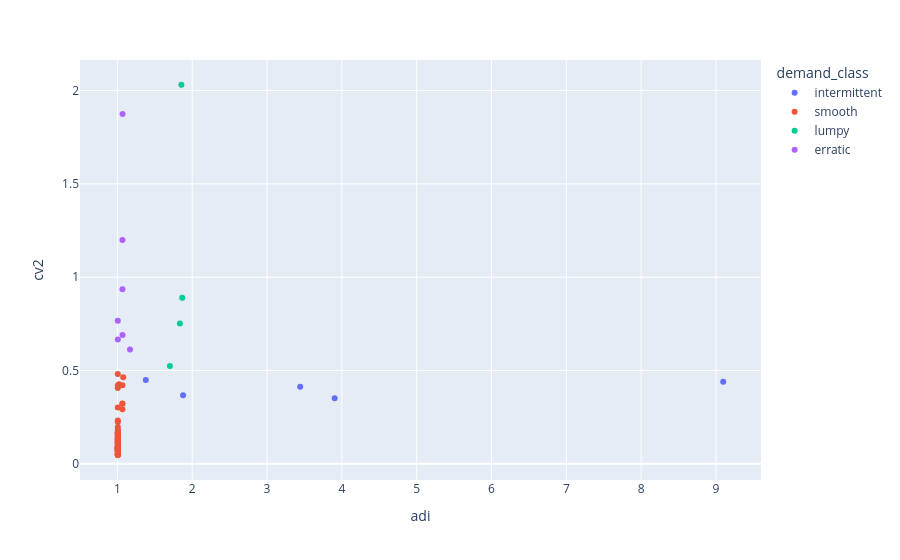

Notebook code for this chart:
### Code cell
profiles = pd.read_csv(STATS / "series_profiles.csv")
display(profiles.groupby("demand_class").size().rename("series_count"))
px.scatter(profiles, x="adi", y="cv2", color="demand_class", hover_data=["store_nbr", "family"])

### Figure 1 — Plotly figure (JSON) as saved in the notebook; plotly's stock layout.template omitted (floating-point values rounded to 4 significant figures; data arrays with more than 128 entries replaced by an {"elided": "..."} marker saying what was removed)
{"data": [{"customdata": [[3, "BABY CARE"], [11, "BABY CARE"], [28, "BABY CARE"], [40, "BABY CARE"], [47, "BOOKS"]], "hovertemplate": "demand_class=intermittent<br>adi=%{x}<br>cv2=%{y}<br>store_nbr=%{customdata[0]}<br>family=%{customdata[1]}<extra></extra>", "legendgroup": "intermittent", "marker": {"color": "#636efa", "symbol": "circle"}, "mode": "markers", "name": "intermittent", "orientation": "v", "showlegend": true, "type": "scatter", "x": [1.38, 3.904, 9.097, 3.443, 1.878], "xaxis": "x", "y": [0.4493, 0.3519, 0.4393, 0.4133, 0.3679], "yaxis": "y"}, {"customdata": {"elided": "73x2 mixed values"}, "hovertemplate": "demand_class=smooth<br>adi=%{x}<br>cv2=%{y}<br>store_nbr=%{customdata[0]}<br>family=%{customdata[1]}<extra></extra>", "legendgroup": "smooth", "marker": {"color": "#EF553B", "symbol": "circle"}, "mode": "markers", "name": "smooth", "orientation": "v", "showlegend": true, "type": "scatter", "x": [1.006, 1.006, 1.006, 1.006, 1.006, 1.006, 1.067, 1.006, 1.006, 1.006, 1.006, 1.006, 1.006, 1.006, 1.006, 1.006, 1.006, 1.006, 1.022, 1.006, 1.006, 1.006, 1.006, 1.006, 1.006, 1.006, 1.006, 1.078, 1.006, 1.006, 1.006, 1.006, 1.006, 1.006, 1.006, 1.006, 1.006, 1.006, 1.006, 1.006, 1.006, 1.067, 1.006, 1.006, 1.006, 1.006, 1.006, 1.006, 1.006, 1.006, 1.006, 1.006, 1.006, 1.006, 1.006, 1.006, 1.006, 1.006, 1.006, 1.067, 1.006, 1.006, 1.006, 1.006, 1.006, 1.006, 1.006, 1.006, 1.006, 1.067, 1.006, 1.006, 1.006], "xaxis": "x", "y": [0.07887, 0.04874, 0.05072, 0.06763, 0.1834, 0.09003, 0.3234, 0.1255, 0.04902, 0.08376, 0.05764, 0.08197, 0.09258, 0.08505, 0.4197, 0.09889, 0.1398, 0.1698, 0.4259, 0.1499, 0.1341, 0.1667, 0.1338, 0.3012, 0.1519, 0.2246, 0.1771, 0.4643, 0.08538, 0.1158, 0.05834, 0.05548, 0.2317, 0.08141, 0.1492, 0.1106, 0.1137, 0.06497, 0.08158, 0.1046, 0.1577, 0.2931, 0.1976, 0.07288, 0.1068, 0.1279, 0.08951, 0.08683, 0.1645, 0.4807, 0.1395, 0.1677, 0.07364, 0.1245, 0.1337, 0.09057, 0.08595, 0.09207, 0.1228, 0.4212, 0.1554, 0.07233, 0.1163, 0.07769, 0.05138, 0.04603, 0.07166, 0.4061, 0.0913, 0.3217, 0.1276, 0.04949, 0.08381], "yaxis": "y"}, {"customdata": [[3, "BOOKS"], [44, "BOOKS"], [45, "BOOKS"], [49, "BOOKS"]], "hovertemplate": "demand_class=lumpy<br>adi=%{x}<br>cv2=%{y}<br>store_nbr=%{customdata[0]}<br>family=%{customdata[1]}<extra></extra>", "legendgroup": "lumpy", "marker": {"color": "#00cc96", "symbol": "circle"}, "mode": "markers", "name": "lumpy", "orientation": "v", "showlegend": true, "type": "scatter", "x": [1.702, 1.855, 1.835, 1.867], "xaxis": "x", "y": [0.5249, 2.031, 0.7524, 0.8898], "yaxis": "y"}, {"customdata": [[11, "LIQUOR,WINE,BEER"], [28, "LIQUOR,WINE,BEER"], [40, "LIQUOR,WINE,BEER"], [40, "SEAFOOD"], [44, "HOME AND KITCHEN II"], [45, "LIQUOR,WINE,BEER"], [47, "HOME AND KITCHEN II"]], "hovertemplate": "demand_class=erratic<br>adi=%{x}<br>cv2=%{y}<br>store_nbr=%{customdata[0]}<br>family=%{customdata[1]}<extra></extra>", "legendgroup": "erratic", "marker": {"color": "#ab63fa", "symbol": "circle"}, "mode": "markers", "name": "erratic", "orientation": "v", "showlegend": true, "type": "scatter", "x": [1.067, 1.067, 1.069, 1.169, 1.006, 1.069, 1.006], "xaxis": "x", "y": [0.9353, 1.2, 1.874, 0.6122, 0.6657, 0.6899, 0.7672], "yaxis": "y"}], "layout": {"legend": {"title": {"text": "demand_class"}, "tracegroupgap": 0}, "margin": {"t": 60}, "xaxis": {"anchor": "y", "domain": [0, 1], "title": {"text": "adi"}}, "yaxis": {"anchor": "x", "domain": [0, 1], "title": {"text": "cv2"}}}}
